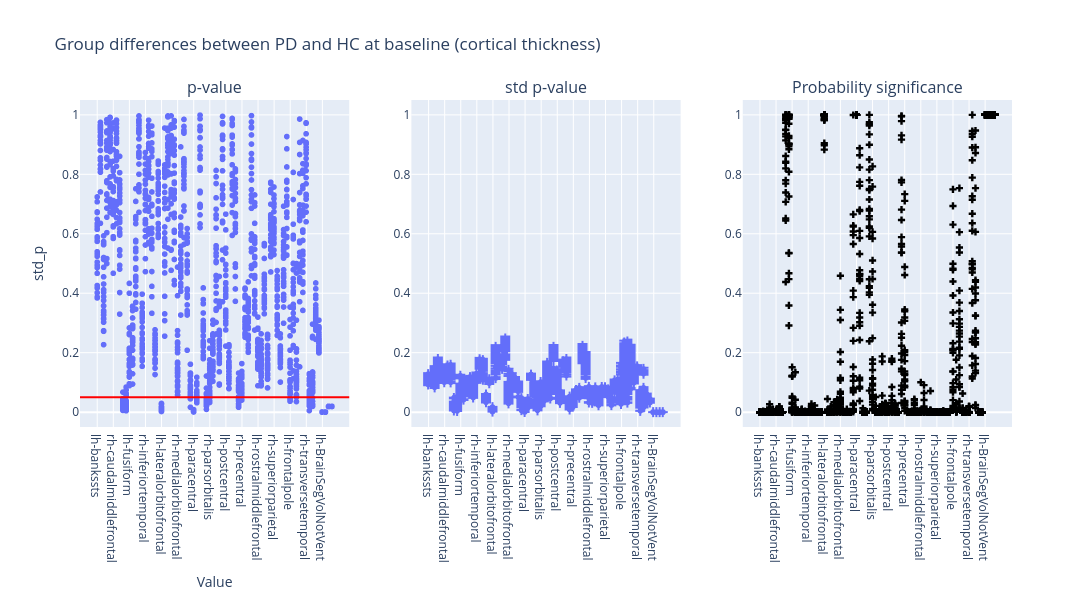

Here is the notebook cell this chart was saved with:
### Code cell
plot_dumbbell(
    ancova_baseline_thickness,
    "Group differences between PD and HC at baseline (cortical thickness)",
)

### Figure 1 — Plotly figure (JSON) as saved in the notebook; plotly's stock layout.template omitted (floating-point values rounded to 4 significant figures; data arrays with more than 128 entries replaced by an {"elided": "..."} marker saying what was removed)
{"data": [{"hovertemplate": "region=%{x}<br>p_value=%{y}<extra></extra>", "legendgroup": "", "marker": {"color": "#636efa", "symbol": "circle"}, "mode": "markers", "name": "", "showlegend": false, "type": "scattergl", "x": {"elided": "1924 str values"}, "xaxis": "x", "y": {"elided": "1924 float values"}, "yaxis": "y"}, {"error_y": {"array": {"elided": "1924 float values"}, "arrayminus": {"elided": "1924 float values"}}, "hovertemplate": "region=%{x}<br>std_p=%{y}<extra></extra>", "legendgroup": "", "marker": {"color": "#636efa", "symbol": "circle"}, "mode": "markers", "name": "", "showlegend": false, "type": "scattergl", "x": {"elided": "1924 str values"}, "xaxis": "x2", "y": {"elided": "1924 float values"}, "yaxis": "y2"}, {"marker": {"color": "black", "symbol": "cross"}, "mode": "markers", "name": "Flip probability", "showlegend": false, "type": "scatter", "x": {"elided": "1924 str values"}, "xaxis": "x3", "y": {"elided": "1924 float values"}, "yaxis": "y3"}], "layout": {"annotations": [{"font": {"size": 16}, "showarrow": false, "text": "p-value", "x": 0.1444, "xanchor": "center", "xref": "paper", "y": 1.0, "yanchor": "bottom", "yref": "paper"}, {"font": {"size": 16}, "showarrow": false, "text": "std p-value", "x": 0.5, "xanchor": "center", "xref": "paper", "y": 1.0, "yanchor": "bottom", "yref": "paper"}, {"font": {"size": 16}, "showarrow": false, "text": "Probability significance", "x": 0.8556, "xanchor": "center", "xref": "paper", "y": 1.0, "yanchor": "bottom", "yref": "paper"}], "height": 600, "hovermode": "closest", "shapes": [{"line": {"color": "red", "width": 2}, "type": "line", "x0": 0, "x1": 1, "xref": "x domain", "y0": 0.05, "y1": 0.05, "yref": "y"}], "title": {"text": "Group differences between PD and HC at baseline (cortical thickness)"}, "width": 1400, "xaxis": {"anchor": "y", "domain": [0.0, 0.2889], "title": {"text": "Value"}}, "xaxis2": {"anchor": "y2", "domain": [0.3556, 0.6444]}, "xaxis3": {"anchor": "y3", "domain": [0.7111, 1.0]}, "yaxis": {"anchor": "x", "domain": [0.0, 1.0], "range": [-0.05, 1.05], "title": {"text": "std_p"}}, "yaxis2": {"anchor": "x2", "domain": [0.0, 1.0], "range": [-0.05, 1.05]}, "yaxis3": {"anchor": "x3", "domain": [0.0, 1.0], "range": [-0.05, 1.05]}}}
